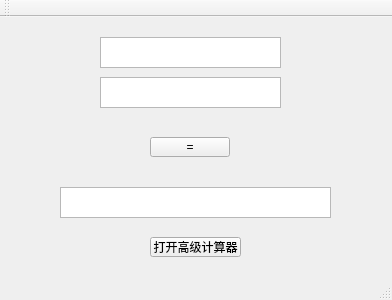
<?xml version="1.0" encoding="UTF-8"?>
<ui version="4.0">
 <class>MainWindow</class>
 <widget class="QMainWindow" name="MainWindow">
  <property name="geometry">
   <rect>
    <x>0</x>
    <y>0</y>
    <width>392</width>
    <height>300</height>
   </rect>
  </property>
  <property name="windowTitle">
   <string>简易计算器</string>
  </property>
  <widget class="QWidget" name="centralWidget">
   <widget class="QPushButton" name="pushButton">
    <property name="geometry">
     <rect>
      <x>150</x>
      <y>120</y>
      <width>80</width>
      <height>20</height>
     </rect>
    </property>
    <property name="text">
     <string>=</string>
    </property>
   </widget>
   <widget class="QTextEdit" name="textEdit">
    <property name="geometry">
     <rect>
      <x>100</x>
      <y>20</y>
      <width>181</width>
      <height>31</height>
     </rect>
    </property>
   </widget>
   <widget class="QTextEdit" name="textEdit_2">
    <property name="geometry">
     <rect>
      <x>100</x>
      <y>60</y>
      <width>181</width>
      <height>31</height>
     </rect>
    </property>
   </widget>
   <widget class="QTextEdit" name="textEdit_3">
    <property name="geometry">
     <rect>
      <x>60</x>
      <y>170</y>
      <width>271</width>
      <height>31</height>
     </rect>
    </property>
   </widget>
   <widget class="QPushButton" name="pushButton_2">
    <property name="geometry">
     <rect>
      <x>150</x>
      <y>220</y>
      <width>91</width>
      <height>20</height>
     </rect>
    </property>
    <property name="text">
     <string>打开高级计算器</string>
    </property>
   </widget>
  </widget>
  <widget class="QMenuBar" name="menuBar">
   <property name="geometry">
    <rect>
     <x>0</x>
     <y>0</y>
     <width>392</width>
     <height>21</height>
    </rect>
   </property>
  </widget>
  <widget class="QToolBar" name="mainToolBar">
   <attribute name="toolBarArea">
    <enum>TopToolBarArea</enum>
   </attribute>
   <attribute name="toolBarBreak">
    <bool>false</bool>
   </attribute>
  </widget>
  <widget class="QStatusBar" name="statusBar"/>
 </widget>
 <layoutdefault spacing="6" margin="11"/>
 <resources/>
 <connections/>
</ui>
